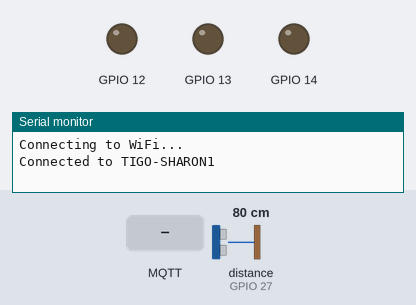
Recording of a sketch running on a simulated ESP32. On the bench: output pins drawn as LEDs (lit = HIGH), the last lines printed to the serial monitor. Inputs (shaded band) come from the test bench; at power-on: distance to the obstacle (sensor on GPIO 27) 80 cm. The echo pulse lasts 58.3 µs per cm; WiFi joins after 1.5 s; servers stay silent unless stated; no MQTT or app messages arrive unless stated; pins used as bus, display or sensor lines are not drawn.

Above: at 2.7 s.
2.8 s: MQTT message "1ON" arrives on the first subscribed topic
At 5.9 s:
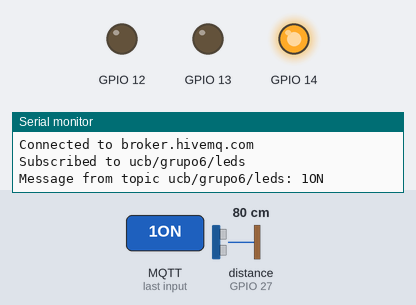
6.5 s: MQTT message "2ON" arrives on the first subscribed topic
At 7.6 s:
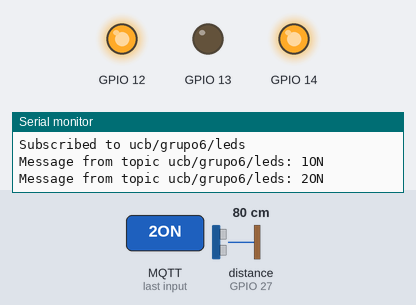
8.0 s: MQTT message "1OFF" arrives on the first subscribed topic
At 9.1 s:
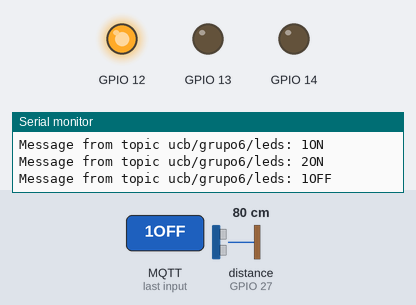
9.5 s: MQTT message "3ON" arrives on the first subscribed topic
At 10.7 s:
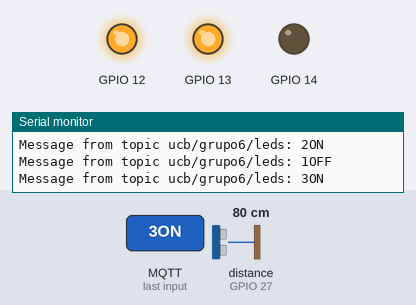
11.0 s: MQTT message "2OFF" arrives on the first subscribed topic
At 12.2 s:
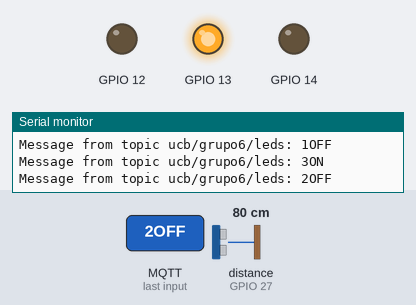
Timing chart, 0 to 14.0 s (numbered marks = the images above; inputs shaded):
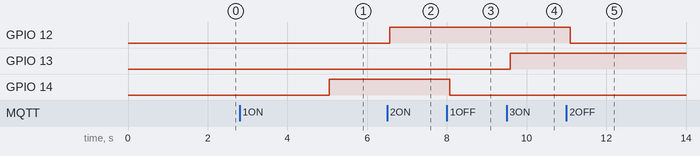

The sketch:

ClientMQTT.ino
```cpp
#include <WiFi.h>
#include <PubSubClient.h>

/* Wifi Properties */
WiFiClient wifiClient;
const char* WIFI_SSID = "TIGO-SHARON1";
const char* WIFI_PASS = "wa8ufm98dasd";

/* Broker MQTT Properties */
PubSubClient mqttClient(wifiClient);
const char* MQTT_BROKER = "broker.hivemq.com";
const int MQTT_PORT = 1883;
const char* IN_TOPIC_LEDS = "ucb/grupo6/leds";   // subscribe
const char* OUT_TOPIC_DISTANCE = "ucb/grupo6/distance"; // publish

/* MCU ESP32 Properties */
const char* CLIENT_ID = "Oksem1"; // unique client id
const int TRIGGER_PIN = 26;
const int ECHO_PIN = 27;
const int LED_GREEN = 13;
const int LED_YELLOW = 12;
const int LED_RED = 14;
unsigned long previousConnectMillis = 0;
unsigned long previousPublishMillis = 0;

/* Functions */
void turnOnLed(int ledPin) {
  pinMode(ledPin, OUTPUT);
  digitalWrite(ledPin, HIGH);
}

void turnOffLed(int ledPin) {
  pinMode(ledPin, OUTPUT);
  digitalWrite(ledPin, LOW);
}

long readUltrasonicDistance(int triggerPin, int echoPin) {
  pinMode(triggerPin, OUTPUT);
  digitalWrite(triggerPin, LOW);
  delayMicroseconds(2);
  digitalWrite(triggerPin, HIGH);
  delayMicroseconds(10);
  digitalWrite(triggerPin, LOW);
  pinMode(echoPin, INPUT);
  return 0.01723 * pulseIn(echoPin, HIGH);
}

String getUltrasonicDistance() {
  return "Distance: " + String(readUltrasonicDistance(TRIGGER_PIN, ECHO_PIN)) + " cm.";
}

void turnOnLeds(const char* topic, String message){
  if (String(topic) == IN_TOPIC_LEDS) {
    if (message == "1ON")  turnOnLed(LED_RED);
    else if (message == "1OFF") turnOffLed(LED_RED);
    else if (message == "2ON")  turnOnLed(LED_YELLOW);
    else if (message == "2OFF") turnOffLed(LED_YELLOW);
    else if (message == "3ON")  turnOnLed(LED_GREEN);
    else if (message == "3OFF") turnOffLed(LED_GREEN);
  }
  Serial.println("Message from topic " + String(IN_TOPIC_LEDS) + ": " + message);
}

// PubSubClient callback function
void callback(const char* topic, byte* payload, unsigned int length) {
  String message;
  for (int i = 0; i < length; i++) {
    message += String((char) payload[i]);
  }
  turnOnLeds(topic, message);
}

void connectToWiFi() {
  Serial.println("Connecting to WiFi...");
  WiFi.begin(WIFI_SSID, WIFI_PASS);
  if (WiFi.waitForConnectResult() != WL_CONNECTED) {
    Serial.println("Couldn't connect to WiFi.");
    while(1) delay(100);
  }
  Serial.println("Connected to " + String(WIFI_SSID));
}

boolean mqttClientConnect() {
  Serial.println("Connecting to MQTT broker...");
  if (mqttClient.connect(CLIENT_ID)) {
    Serial.println("Connected to " + String(MQTT_BROKER));
    mqttClient.subscribe(IN_TOPIC_LEDS);
    Serial.println("Subscribed to " + String(IN_TOPIC_LEDS));
  }
  else {
    Serial.println("Couldn't connect to MQTT broker.");
  }
  return mqttClient.connected();
}

void publishMessage(const char* topic, String message) {
  mqttClient.publish(topic, message.c_str());
}

void setup() {
  Serial.begin(115200);
  connectToWiFi();
  mqttClient.setServer(MQTT_BROKER, MQTT_PORT);
  mqttClient.setCallback(callback);
}

void loop() {
  unsigned long now = millis();
  if (!mqttClient.connected()) {
    if (now - previousConnectMillis >= 5000) {
      previousConnectMillis = now;
      if (mqttClientConnect()) {
        previousConnectMillis = 0;
      }
      else delay(1000);
    }
  }
  else {
    mqttClient.loop();
    delay(100);
    if (now - previousPublishMillis >= 1000) {
      previousPublishMillis = now;
      publishMessage(OUT_TOPIC_DISTANCE, getUltrasonicDistance());
    }
  }
}
```

Measured:
- after the input at 2.8 s, GPIO 14: LOW → HIGH after 2.3 s
- after the input at 6.5 s, GPIO 12: LOW → HIGH after 0.07 s
- after the input at 8.0 s, GPIO 14: HIGH → LOW after 0.08 s
- after the input at 9.5 s, GPIO 13: LOW → HIGH after 0.09 s
- after the input at 11.0 s, GPIO 12: HIGH → LOW after 0.10 s
